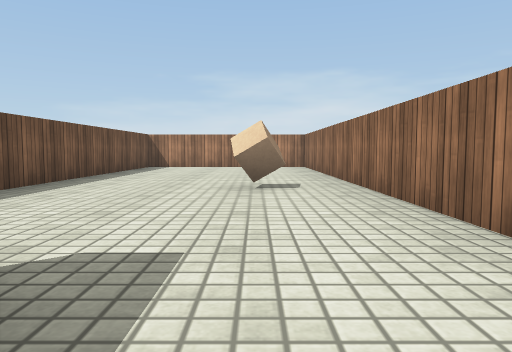
View 1 (above)

20 first-person views from a walk through a scene from a Unity 3-D project. The camera is 0.51 m above the floor, tilts 4° down and sees 70° across. The floor is counted in squares, 1 m on a side. Each view is taken from the middle of a square. On the plan, view 1 faces up. The plan holds only what a view shows up to about 9 squares ahead; the rest is blank. The player character is not drawn. Surface patterns are stand-ins for the level's own textures.

View 2
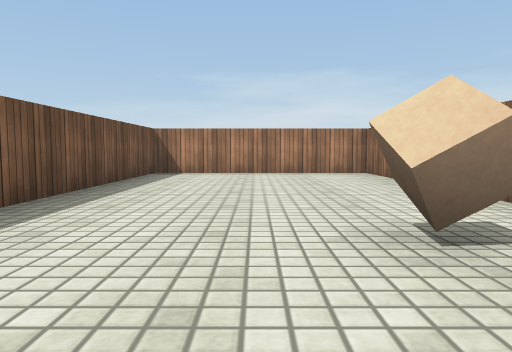

View 3
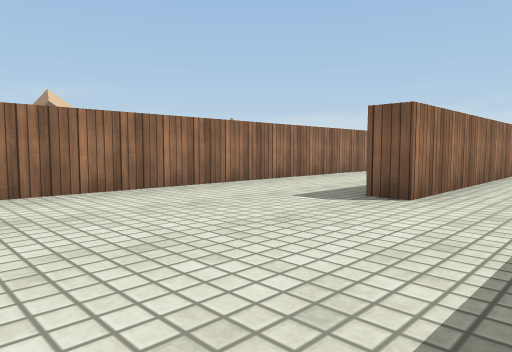

View 4
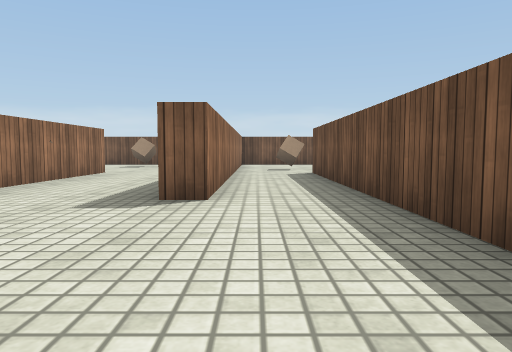

View 5
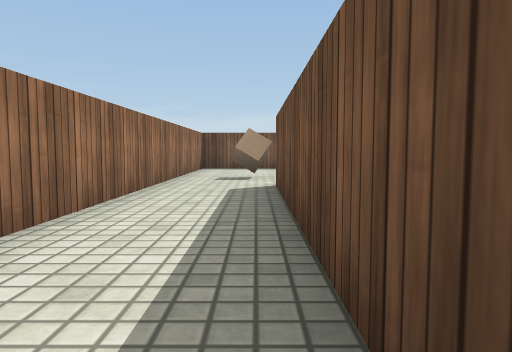

View 6
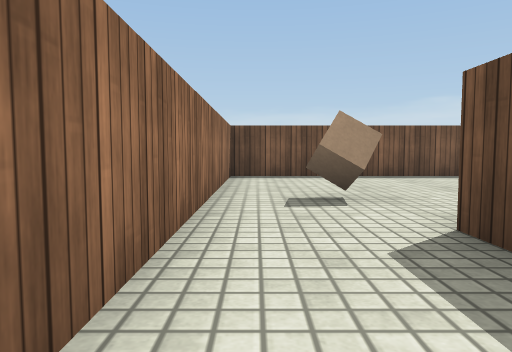

View 7
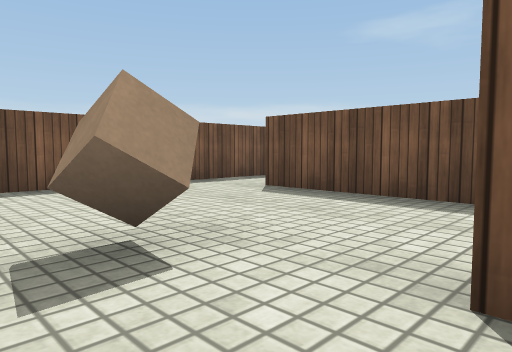

View 8
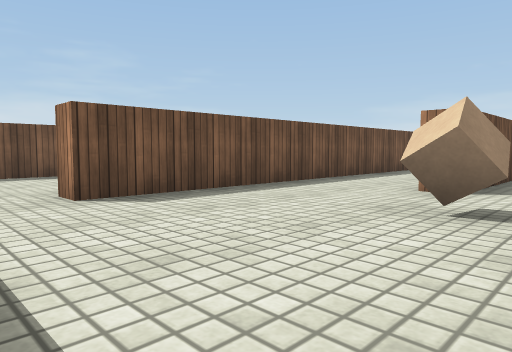

View 9
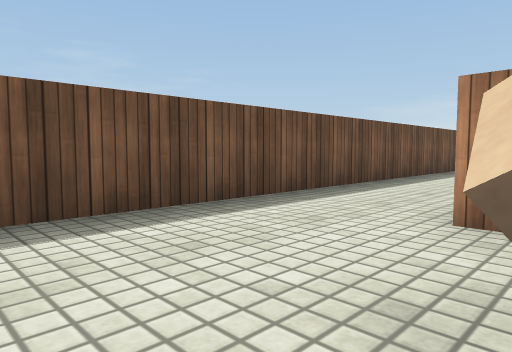

View 10
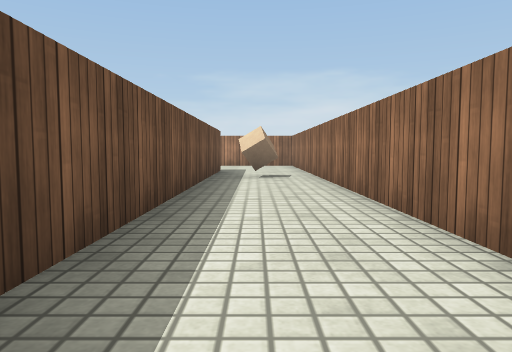

View 11
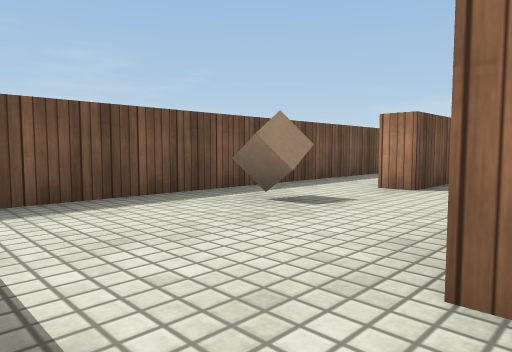

View 12
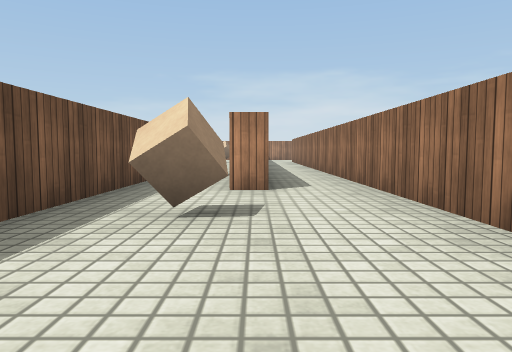

View 13
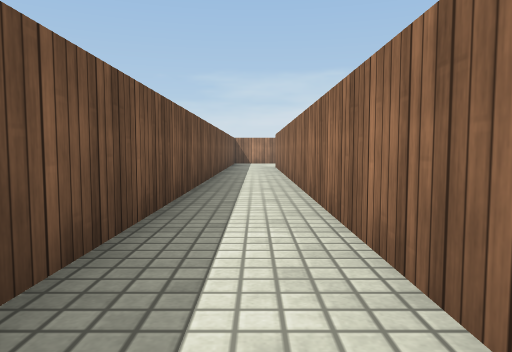

View 14
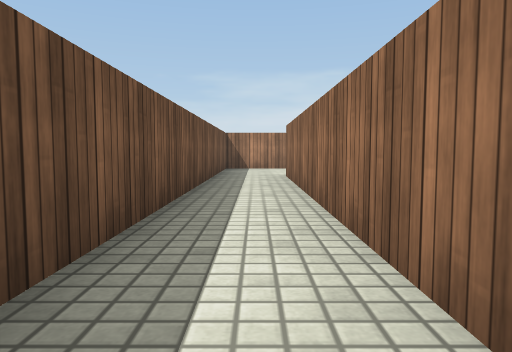

View 15
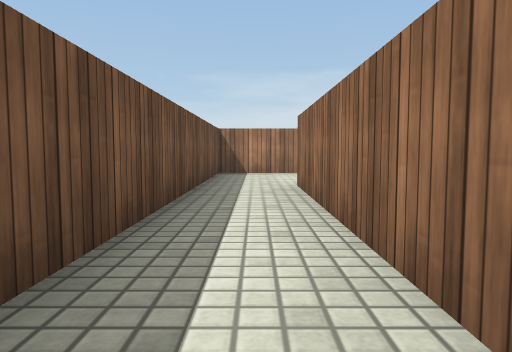

View 16
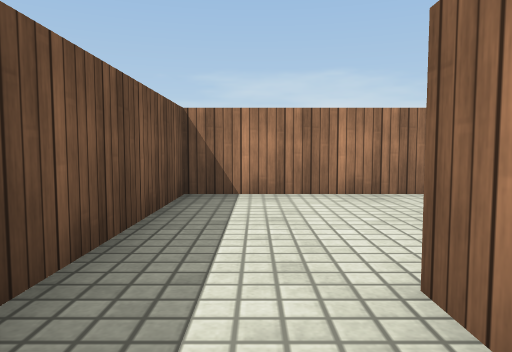

View 17
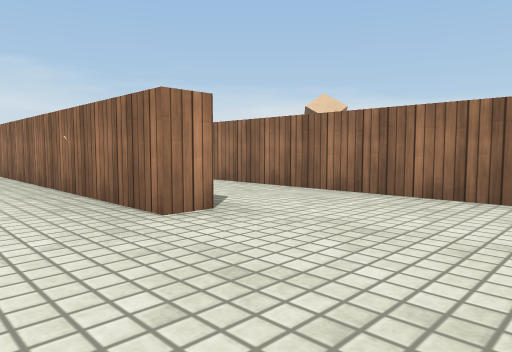

View 18
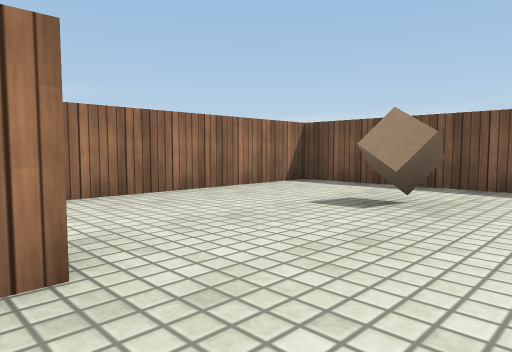

View 19
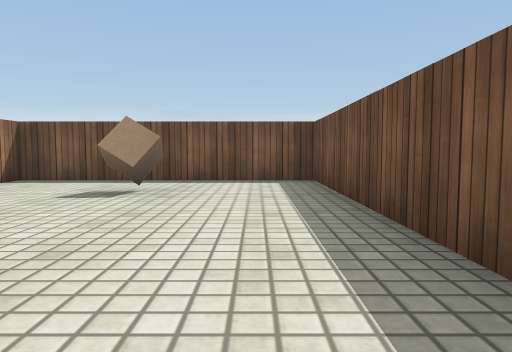

View 20
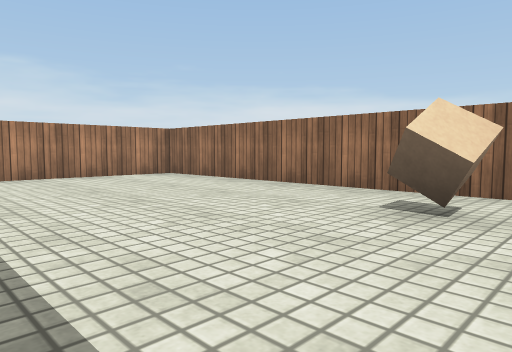

### Floor plan
Ten units are one square. View 1 is at (0, 0); x grows to the right and y downward. Boxes are objects, and circles mark ways between rooms. Rooms are numbered by the first view taken in them; rooms with no view inside come last. Other rooms are left out.
<svg viewBox="-103 -117 148 204">
<path fill="none" stroke="#000" d="M-10 34 -10 46M15 35 15 -112 -33 -112 -33 34M-15 44 -15 -13 -10 -13M-38 -6 -38 -81M-54 82 -15 82 -15 44M-59 -80 -59 67M-98 34 -98 74M-64 58 -64 -84M-59 67 -65 67M-76 82 -54 82M-50 -112 -78 -112 -78 33 -84 33M21 35 15 35M-10 46 -10 82 40 82 40 36"/>
<rect x="-5" y="-55" width="10" height="10" fill="#bbb"><title>cube</title></rect>
<rect x="-55" y="-65" width="10" height="10" fill="#bbb"><title>cube</title></rect>
<rect x="-35" y="45" width="10" height="10" fill="#bbb"><title>cube</title></rect>
<rect x="-95" y="45" width="10" height="10" fill="#bbb"><title>cube</title></rect>
<rect x="15" y="55" width="10" height="10" fill="#bbb"><title>cube</title></rect>
<circle cx="-25" cy="40" r="3" fill="#2a7"/>
<circle cx="5" cy="35" r="3" fill="#2a7"/>
<circle cx="-60" cy="-95" r="3" fill="#2a7"/>
<circle cx="-60" cy="75" r="3" fill="#2a7"/>
<text x="-10" y="-40">1</text>
<text x="-50" y="20">2</text>
<text x="-70" y="10">3</text>
<text x="20" y="60">4</text>
</svg>
Room 1 opens to room 2. Room 1 opens to room 4. Room 2 opens to room 3.

Where each view was taken, in squares from view 1:
view 1: 0 up, 0 right, facing up
view 2: 3 up, 1 left, facing up
view 3: 5 up, 3 left, facing down-right
view 4: 5 up, 2 left, facing down
view 5: 2 up, 3 left, facing down
view 6: 1 down, 2 left, facing down
view 7: 3 down, 2 left, facing down-left
view 8: 8 down, 2 left, facing up-left
view 9: 6 down, 3 left, facing up-left
view 10: 1 down, 5 left, facing up
view 11: 8 down, 6 left, facing up-left
view 12: 8 down, 8 left, facing up
view 13: 3 down, 7 left, facing up
view 14: 1 up, 7 left, facing up
view 15: 3 up, 7 left, facing up
view 16: 7 up, 7 left, facing up
view 17: 6 down, 0 right, facing up-right
view 18: 3 down, 0 right, facing down-right
view 19: 2 down, 0 right, facing down
view 20: 4 up, 3 left, facing up-right
